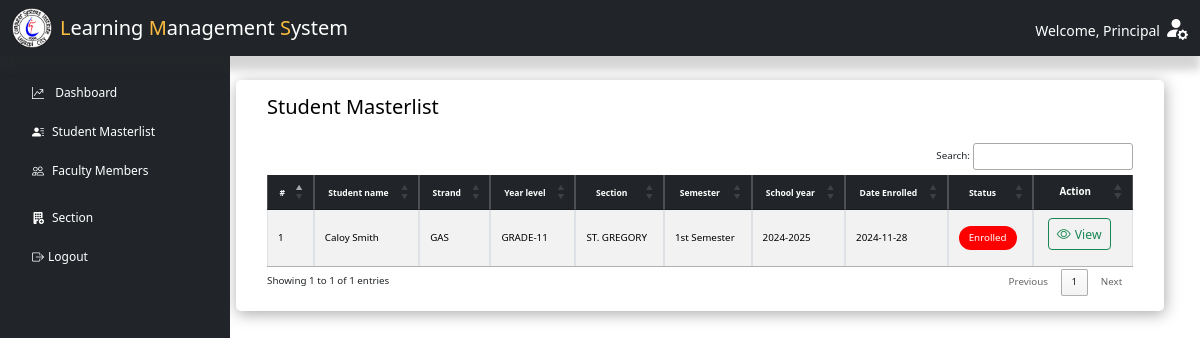
The app's page /principal/index.php?page=masterlist (signed in), older data.
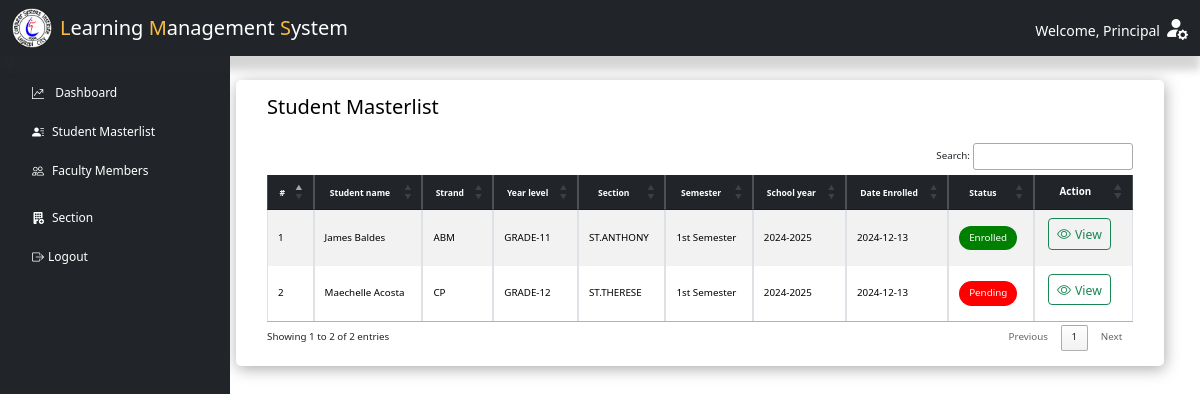
The same page, newer data.
### tables this page shows
CREATE TABLE `enroll` (
  `stu_lrn` varchar(12) NOT NULL COMMENT 'STUDENT LRN',
  `section_code` varchar(50) NOT NULL COMMENT 'SECTION NAME',
  `semester` varchar(50) NOT NULL COMMENT 'set semester',
  `school_year` varchar(30) NOT NULL COMMENT 'set school year',
  `date_enroll` date DEFAULT NULL,
  `enroll_status` varchar(30) NOT NULL,
  `current_school` varchar(70) NOT NULL,
  `school_id` mediumint UNSIGNED DEFAULT NULL,
  `school_address` varchar(100) NOT NULL,
  `school_type` varchar(30) NOT NULL,
  `requirements_submit` varchar(100) DEFAULT NULL
);

CREATE TABLE `strand` (
  `strand_code` varchar(50) NOT NULL,
  `strand_name` varchar(30) DEFAULT NULL,
  `strand_desc` varchar(100) DEFAULT NULL
);

CREATE TABLE `section` (
  `section_code` varchar(50) NOT NULL,
  `strand_code` varchar(50) DEFAULT NULL,
  `grade_lvl` varchar(30) NOT NULL,
  `section_name` varchar(20) NOT NULL,
  `teacher_id` varchar(50) NOT NULL,
  `date_created` date NOT NULL
);

### principal/masterlist.php (the view, shortened to what the changed rows need)
<?php
include "../includes/dbh-inc.php";
?>
<main class="col-md-9 ms-sm-auto col-lg-10 px-md-4">
    <div class="container">
        <div class="row">
            <div class="col-12">
                <div class="data-table">
                    <div class="d-flex justify-content-between flex-wrap flex-md-nowrap align-items-center mb-3  ms-3 me-3">
                        <h5 class="text-black">Student Masterlist</h5>
                    </div>
                    <div class="table-responsive small ms-3 me-3">
                        <table id="example" class="table table-bordered table-striped table-sm align-middle">
                            <thead class="table-dark text-light">
                                <tr>
                                    <th scope="col" class="small text-center">#</th>
                                    <th scope="col" class="small text-center">Student name</th>
                                    <th scope="col" class="small text-center">Strand</th>
                                    <th scope="col" class="small text-center">Year level</th>
                                    <th scope="col" class="small text-center">Section</th>
                                    <th scope="col" class="small text-center">Semester</th>
                                    <th scope="col" class="small text-center">School year</th>
                                    <th scope="col" class="small text-center">Date Enrolled</th>
                                    <th scope="col" class="small text-center">Status</th>
                                    <th scope="col" class="text-center">Action</th>
                                </tr>
                            </thead>
                            <tbody>
                                <?php
                                $mySQLFunction->connection();
                                $result = $mySQLFunction->getEnroll();
                                if (!empty($result)) {
                                    $count = 1;
                                    foreach ($result as $row) {
                                        $submittedRequirements = isset($row['requirements_submit']) && !empty($row['requirements_submit'])
                                            ? explode(', ', $row['requirements_submit'])
                                            : [];
                                        $statusStyle = $row["enroll_status"] !== "Enrolled"
                                            ? 'background-color: red; color: white; padding: 5px 10px; border-radius: 15px; display: inline-block;'
                                            : 'background-color: green; color: white; padding: 5px 10px; border-radius: 15px; display: inline-block;';
                                        echo '<tr>';
                                        echo '<td>' . $count . '</td>';
                                        echo '<td>' . ucwords(strtolower($row["student"])) . '</td>';
                                        echo '<td>' . $row["strand_name"] . '</td>';
                                        echo '<td>' . $row["grade_lvl"] . '</td>';
                                        echo '<td>' . $row["section_name"] . '</td>';
                                        echo '<td>' . $row["enroll_semester"] . '</td>';
                                        echo '<td>' . $row["sy"] . '</td>';
                                        echo '<td>' . $row["date_enroll"] . '</td>';
                                        echo '<td><span style="' . $statusStyle . '">' . ucwords(strtolower($row["enroll_status"])) . '</span></td>';
                                        echo '
                                        <td class="d-flex justify-content-center pt-2 pb-3 ">
                                            <button class="btn btn-sm btn-outline-success me-2  " data-bs-toggle="modal" data-bs-target="#view_enrolled' . $row['stu_lrn'] . '">
                                                <i class="bi bi-eye me-1"></i><small>View</small>
                                            </button>
                                        </td>
                                            ';
                                        echo '</tr>';
                                        $count++;
                                        echo '
                                                                                <div class="modal fade" id="view_enrolled' . htmlspecialchars($row['stu_lrn']) . '" tabindex="-1" aria-labelledby="studentModal" aria-hidden="true">
                                                                                                            <div class="text-success fw-bold">LRN: ' . htmlspecialchars($row['stu_lrn']) . '</div>
                                                                                                ' . htmlspecialchars($row['']) . '
                                                                                                    <input type="hidden" name="lrnID" value="' . htmlspecialchars($row['stu_lrn']) . '">
                                                                                                                <label for="firstName' . htmlspecialchars($row['stu_lrn']) . '" class="form-label">Full name</label>
                                                                                                                ' . htmlspecialchars(ucwords(strtolower($row['']))) . '
                                                                                                                <input type="text" class="form-control" value="' . htmlspecialchars($row['stu_address']) . '" readonly disabled>
                                                                                                                <label for="contactNumber' . htmlspecialchars($row['stu_lrn']) . '" class="form-label">Contact</label>
                                                                                                                    ' . htmlspecialchars($row['']) . '
                                                                                                                <label for="gender' . htmlspecialchars($row['stu_lrn']) . '" class="form-label">Gender</label>
                                                                                                                ' . htmlspecialchars($row['']) . '' . htmlspecialchars($row['']) . '
                                                                                                                <label for="email' . htmlspecialchars($row['stu_lrn']) . '" class="form-label">Email</label>
                                                                                                                ' . htmlspecialchars($row['']) . '
                                                                                                                <input type="text" class="form-control"   value="' . htmlspecialchars($row['stu_pob']) . '" readonly disabled>
                                                                                                            <label for="dob' . htmlspecialchars($row['stu_lrn']) . '" class="form-label">Date of Birth</label>
                                                                                                                ' . htmlspecialchars($row['']) . '' . htmlspecialchars($row['']) . '
                                                                                                                    <input type="text" class="form-control" value="' .  ucwords(strtolower($row['father_name'])) . '" readonly disabled>
                                                                                                                <input type="text" class="form-control"   value="' .  ucwords(strtolower($row['mother_name'])) . '" readonly disabled>
                                                                                                                <label for="contactNumber' . htmlspecialchars($row['stu_lrn']) . '" class="form-label">Contact</label>
                                                                                                                    <input type="text" class="form-control"  value="' . htmlspecialchars($row['parent_contact']) . '" readonly disabled>
                                                                                                                    <input type="text" class="form-control" value="' . htmlspecialchars($row['section_name']) . '" readonly disabled>
                                                                                                                <input type="text" class="form-control"   value="' . htmlspecialchars($row['grade_lvl']) . '" readonly disabled>
                                                                                                                    <input type="text" class="form-control" value="' .  ucwords(strtolower($row['strand_desc'])) . '" readonly disabled>
                                                                                                                <input type="text" class="form-control"   value=" ' .  ucwords(strtolower($row['adviser'])) . '" readonly disabled>
                                                                                                                        ' . (in_array("", $submittedRequirements) ? '' : '') . '
                                                                                                                        ' . (in_array("", $submittedRequirements) ? '' : '') . '
                                                                                                                        ' . (in_array("", $submittedRequirements) ? '' : '') . '
                                                                                                                        ' . (in_array("", $submittedRequirements) ? '' : '') . '
                                                                                                                        ' . (in_array("", $submittedRequirements) ? '' : '') . '
                                                                                                                        ' . (in_array("", $submittedRequirements) ? '' : '') . '
                                                                                                                        ' . (in_array("", $submittedRequirements) ? '' : '') . '
                                                                                                                        ' . (in_array("", $submittedRequirements) ? '' : '') . '
                                                                                                                        ' . (in_array("", $submittedRequirements) ? '' : '') . '
                                                                                                                        ' . (in_array("", $submittedRequirements) ? '' : '') . '
                                                                                    </div>
                                                                                </div>
                                                                                ';
                                    }
                                } else {
                                    echo '<tr>
                                <td colspan="10" class="text-center ">Enrolled students not found.<br>
                                </td>
                              </tr>';
                                }
                                ?>
                    </div>
                </div>
            </div>
        </div>
</main>

Row changes from the older to the newer data that the page shows:
removed enroll: student "Caloy Smith", strand.strand_name "GAS", section_code.grade_lvl "GRADE-11", section_code.section_name "ST. GREGORY", semester "1st Semester", school_year "2024-2025", date_enroll "2024-11-28", enroll_status "Enrolled"
added enroll: student "James Baldes", strand.strand_name "ABM", section_code.grade_lvl "GRADE-11", section_code.section_name "ST.ANTHONY", semester "1st Semester", school_year "2024-2025", date_enroll "2024-12-13", enroll_status "Enrolled"
added enroll: student "Maechelle Acosta", strand.strand_name "CP", section_code.grade_lvl "GRADE-12", section_code.section_name "ST.THERESE", semester "1st Semester", school_year "2024-2025", date_enroll "2024-12-13", enroll_status "Pending"
Text that changed along with them:
text written by a page script: "Search: Showing 1 to 1 of 1 entries Previous 1 Next" → "Search: Showing 1 to 2 of 2 entries Previous 1 Next"
